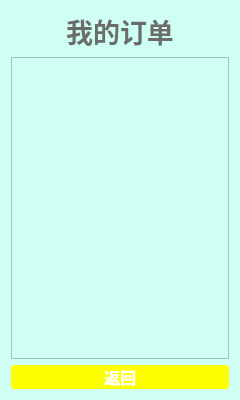
<?xml version="1.0" encoding="UTF-8"?>
<ui version="4.0">
 <class>OrderWidget</class>
 <widget class="QWidget" name="OrderWidget">
  <property name="geometry">
   <rect>
    <x>0</x>
    <y>0</y>
    <width>240</width>
    <height>400</height>
   </rect>
  </property>
  <property name="minimumSize">
   <size>
    <width>240</width>
    <height>400</height>
   </size>
  </property>
  <property name="maximumSize">
   <size>
    <width>240</width>
    <height>400</height>
   </size>
  </property>
  <property name="windowTitle">
   <string>Form</string>
  </property>
  <property name="autoFillBackground">
   <bool>false</bool>
  </property>
  <property name="styleSheet">
   <string notr="true">background-color: rgb(207, 255, 242);</string>
  </property>
  <layout class="QGridLayout" name="gridLayout">
   <item row="0" column="0">
    <widget class="QLabel" name="label">
     <property name="font">
      <font>
       <family>华文行楷</family>
       <pointsize>20</pointsize>
       <weight>75</weight>
       <bold>true</bold>
      </font>
     </property>
     <property name="layoutDirection">
      <enum>Qt::LeftToRight</enum>
     </property>
     <property name="autoFillBackground">
      <bool>true</bool>
     </property>
     <property name="styleSheet">
      <string notr="true">color: rgb(108, 108, 108);</string>
     </property>
     <property name="text">
      <string>我的订单</string>
     </property>
     <property name="alignment">
      <set>Qt::AlignCenter</set>
     </property>
    </widget>
   </item>
   <item row="1" column="0">
    <widget class="QTextBrowser" name="textBrowser_ord">
     <property name="font">
      <font>
       <family>微软雅黑</family>
       <pointsize>10</pointsize>
      </font>
     </property>
    </widget>
   </item>
   <item row="2" column="0">
    <widget class="QPushButton" name="pushButton_ret">
     <property name="font">
      <font>
       <family>微软雅黑</family>
       <pointsize>12</pointsize>
       <weight>75</weight>
       <bold>true</bold>
      </font>
     </property>
     <property name="styleSheet">
      <string notr="true">QPushButton {  background-color: rgb(255, 255, 0);color: rgb(255, 255, 255); border-radius: 3px; border-color: rgb(127, 127, 127); } QPushButton:hover { background-color: rgb(255, 255, 255);color: rgb(255, 255, 0);}
</string>
     </property>
     <property name="text">
      <string>返回</string>
     </property>
    </widget>
   </item>
  </layout>
 </widget>
 <resources/>
 <connections/>
</ui>
